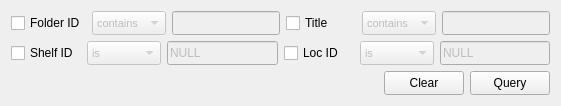
       <widget class="QWidget" name="pageFolder">
        <layout class="QVBoxLayout" name="verticalLayout_8">
         <item>
          <layout class="QVBoxLayout" name="verticalLayout_7">
           <item>
            <layout class="QHBoxLayout" name="horizontalLayout_15">
             <item>
              <layout class="QHBoxLayout" name="horizontalLayout_16">
               <item>
                <widget class="QCheckBox" name="checkBox0folder_id">
                 <property name="minimumSize">
                  <size>
                   <width>70</width>
                   <height>0</height>
                  </size>
                 </property>
                 <property name="text">
                  <string>Folder ID</string>
                 </property>
                </widget>
               </item>
               <item>
                <widget class="QComboBox" name="comboBox0folder_id">
                 <property name="enabled">
                  <bool>false</bool>
                 </property>
                 <property name="minimumSize">
                  <size>
                   <width>0</width>
                   <height>24</height>
                  </size>
                 </property>
                 <property name="font">
                  <font>
                   <pointsize>8</pointsize>
                  </font>
                 </property>
                 <property name="editable">
                  <bool>false</bool>
                 </property>
                 <item>
                  <property name="text">
                   <string>contains</string>
                  </property>
                 </item>
                 <item>
                  <property name="text">
                   <string>equals to</string>
                  </property>
                 </item>
                </widget>
               </item>
               <item>
                <widget class="QLineEdit" name="lineEdit0folder_id">
                 <property name="enabled">
                  <bool>false</bool>
                 </property>
                 <property name="minimumSize">
                  <size>
                   <width>0</width>
                   <height>24</height>
                  </size>
                 </property>
                 <property name="font">
                  <font>
                   <pointsize>9</pointsize>
                  </font>
                 </property>
                </widget>
               </item>
              </layout>
             </item>
             <item>
              <layout class="QHBoxLayout" name="horizontalLayout_17">
               <item>
                <widget class="QCheckBox" name="checkBox0folder_title">
                 <property name="minimumSize">
                  <size>
                   <width>70</width>
                   <height>0</height>
                  </size>
                 </property>
                 <property name="text">
                  <string>Title</string>
                 </property>
                </widget>
               </item>
               <item>
                <widget class="QComboBox" name="comboBox0folder_title">
                 <property name="enabled">
                  <bool>false</bool>
                 </property>
                 <property name="minimumSize">
                  <size>
                   <width>0</width>
                   <height>24</height>
                  </size>
                 </property>
                 <property name="font">
                  <font>
                   <pointsize>8</pointsize>
                  </font>
                 </property>
                 <property name="editable">
                  <bool>false</bool>
                 </property>
                 <item>
                  <property name="text">
                   <string>contains</string>
                  </property>
                 </item>
                 <item>
                  <property name="text">
                   <string>is</string>
                  </property>
                 </item>
                 <item>
                  <property name="text">
                   <string>equals to</string>
                  </property>
                 </item>
                </widget>
               </item>
               <item>
                <widget class="QLineEdit" name="lineEdit0folder_title">
                 <property name="enabled">
                  <bool>false</bool>
                 </property>
                 <property name="minimumSize">
                  <size>
                   <width>0</width>
                   <height>24</height>
                  </size>
                 </property>
                 <property name="font">
                  <font>
                   <pointsize>9</pointsize>
                  </font>
                 </property>
                </widget>
               </item>
              </layout>
             </item>
            </layout>
           </item>
           <item>
            <layout class="QHBoxLayout" name="horizontalLayout_19">
             <item>
              <layout class="QHBoxLayout" name="horizontalLayout_21">
               <item>
                <widget class="QCheckBox" name="checkBox0folder_shelf_id">
                 <property name="minimumSize">
                  <size>
                   <width>70</width>
                   <height>0</height>
                  </size>
                 </property>
                 <property name="text">
                  <string>Shelf ID</string>
                 </property>
                </widget>
               </item>
               <item>
                <widget class="QComboBox" name="comboBox0folder_shelf_id">
                 <property name="enabled">
                  <bool>false</bool>
                 </property>
                 <property name="minimumSize">
                  <size>
                   <width>0</width>
                   <height>24</height>
                  </size>
                 </property>
                 <property name="font">
                  <font>
                   <pointsize>8</pointsize>
                  </font>
                 </property>
                 <property name="editable">
                  <bool>false</bool>
                 </property>
                 <item>
                  <property name="text">
                   <string>is</string>
                  </property>
                 </item>
                 <item>
                  <property name="text">
                   <string>contains</string>
                  </property>
                 </item>
                 <item>
                  <property name="text">
                   <string>equals to</string>
                  </property>
                 </item>
                </widget>
               </item>
               <item>
                <widget class="QLineEdit" name="lineEdit0folder_shelf_id">
                 <property name="enabled">
                  <bool>false</bool>
                 </property>
                 <property name="minimumSize">
                  <size>
                   <width>0</width>
                   <height>24</height>
                  </size>
                 </property>
                 <property name="font">
                  <font>
                   <pointsize>9</pointsize>
                  </font>
                 </property>
                 <property name="text">
                  <string>NULL</string>
                 </property>
                </widget>
               </item>
              </layout>
             </item>
             <item>
              <layout class="QHBoxLayout" name="horizontalLayout_22">
               <item>
                <widget class="QCheckBox" name="checkBox0folder_loc_id">
                 <property name="minimumSize">
                  <size>
                   <width>70</width>
                   <height>0</height>
                  </size>
                 </property>
                 <property name="text">
                  <string>Loc ID</string>
                 </property>
                </widget>
               </item>
               <item>
                <widget class="QComboBox" name="comboBox0folder_loc_id">
                 <property name="enabled">
                  <bool>false</bool>
                 </property>
                 <property name="minimumSize">
                  <size>
                   <width>0</width>
                   <height>24</height>
                  </size>
                 </property>
                 <property name="font">
                  <font>
                   <pointsize>8</pointsize>
                  </font>
                 </property>
                 <property name="editable">
                  <bool>false</bool>
                 </property>
                 <item>
                  <property name="text">
                   <string>is</string>
                  </property>
                 </item>
                 <item>
                  <property name="text">
                   <string>contains</string>
                  </property>
                 </item>
                 <item>
                  <property name="text">
                   <string>equals to</string>
                  </property>
                 </item>
                </widget>
               </item>
               <item>
                <widget class="QLineEdit" name="lineEdit0folder_loc_id">
                 <property name="enabled">
                  <bool>false</bool>
                 </property>
                 <property name="minimumSize">
                  <size>
                   <width>0</width>
                   <height>24</height>
                  </size>
                 </property>
                 <property name="font">
                  <font>
                   <pointsize>9</pointsize>
                  </font>
                 </property>
                 <property name="text">
                  <string>NULL</string>
                 </property>
                </widget>
               </item>
              </layout>
             </item>
            </layout>
           </item>
           <item>
            <layout class="QHBoxLayout" name="horizontalLayout_27">
             <item>
              <spacer name="horizontalSpacer_3">
               <property name="orientation">
                <enum>Qt::Horizontal</enum>
               </property>
               <property name="sizeHint" stdset="0">
                <size>
                 <width>40</width>
                 <height>20</height>
                </size>
               </property>
              </spacer>
             </item>
             <item>
              <widget class="QPushButton" name="pushButtonClearFolder">
               <property name="minimumSize">
                <size>
                 <width>0</width>
                 <height>24</height>
                </size>
               </property>
               <property name="text">
                <string>Clear</string>
               </property>
              </widget>
             </item>
             <item>
              <widget class="QPushButton" name="pushButtonQueryFolder">
               <property name="minimumSize">
                <size>
                 <width>0</width>
                 <height>24</height>
                </size>
               </property>
               <property name="text">
                <string>Query</string>
               </property>
              </widget>
             </item>
            </layout>
           </item>
          </layout>
         </item>
        </layout>
       </widget>
